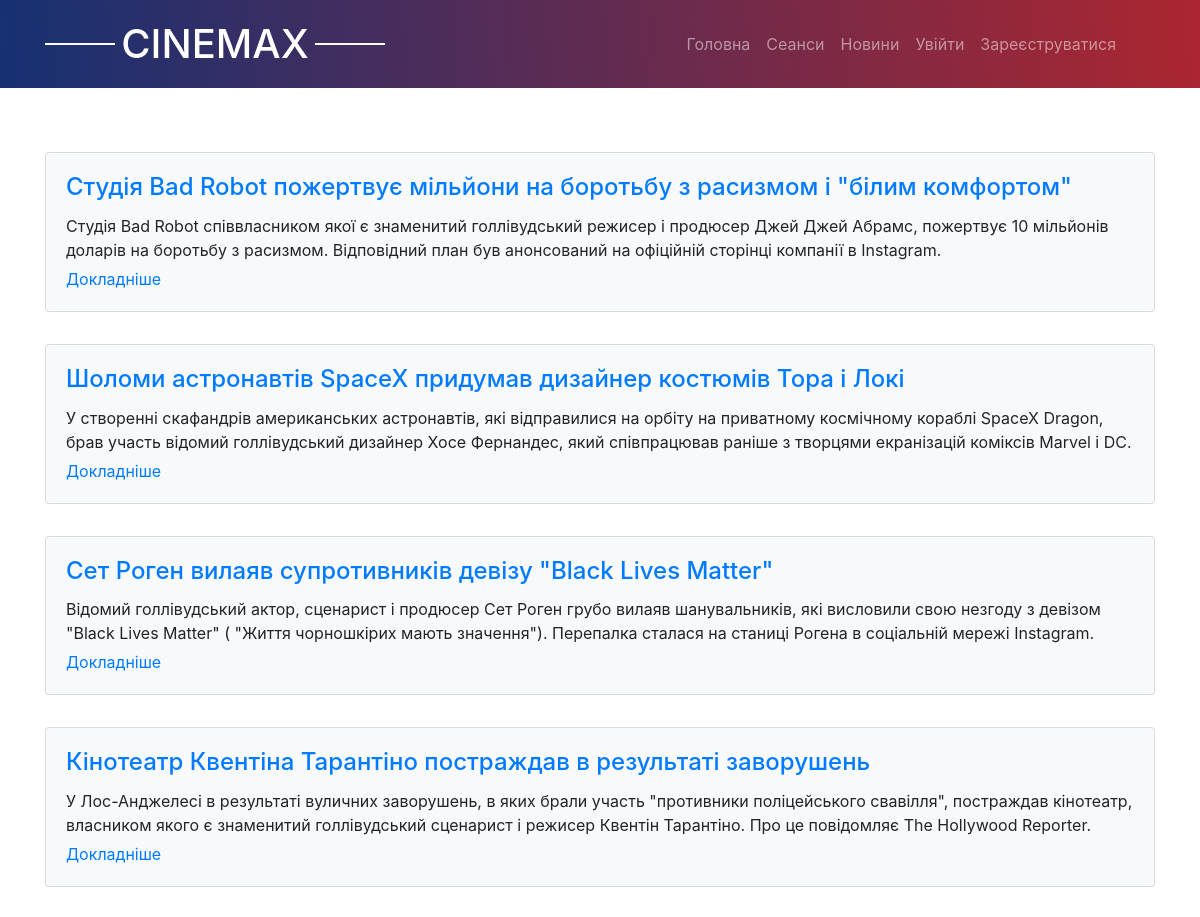
Before: /news/ (upper part) with the older database file.
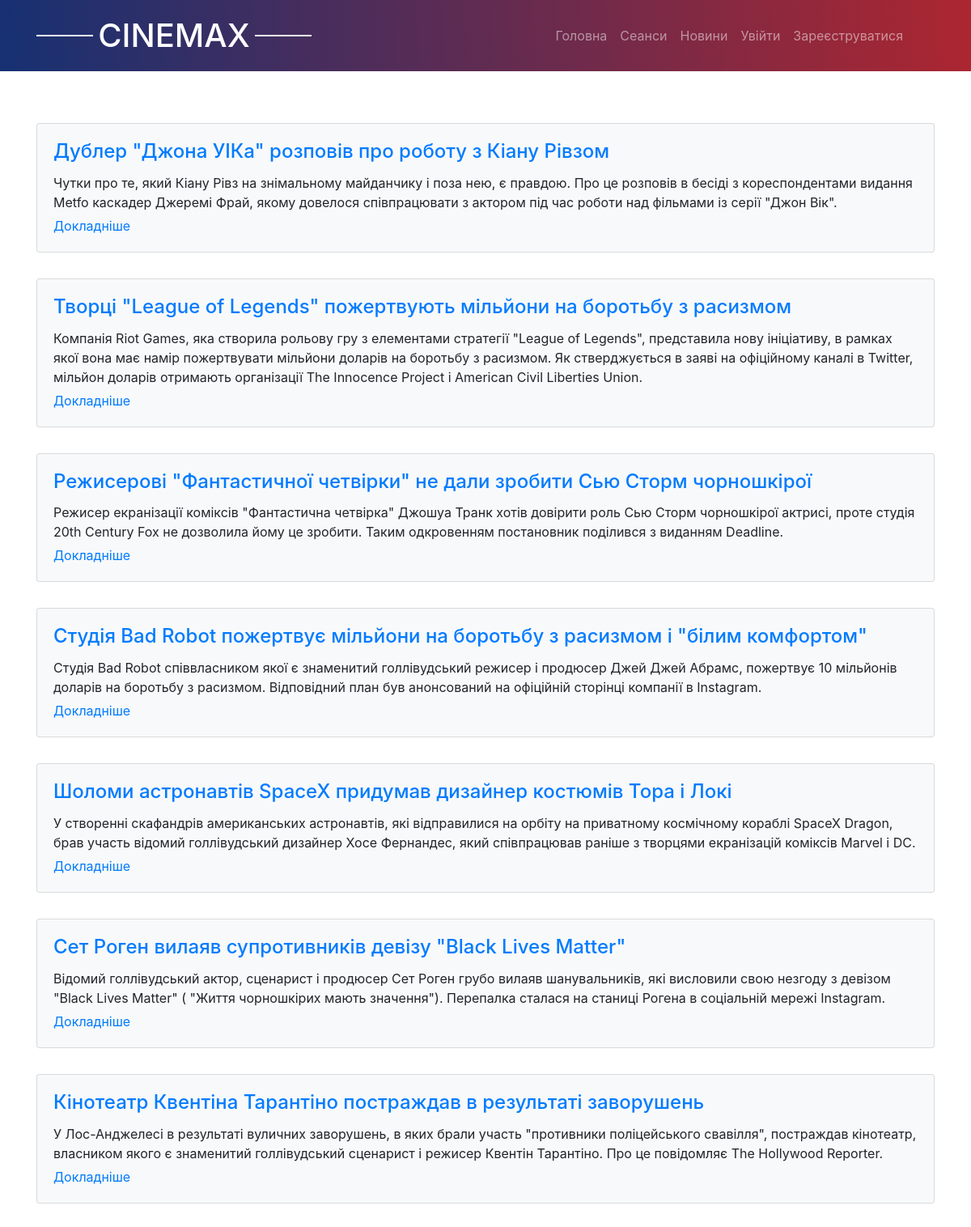
After: the same page with the newer database file.
### news/models.py (models this page shows, shortened)
class TimeStampMixin(models.Model):
    created_at = models.DateTimeField(auto_now_add=True, null=True)
    updated_at = models.DateTimeField(auto_now=True, null=True)
    class Meta:
        abstract = True

class ParseMovieInfo(TimeStampMixin, models.Model):
    title = models.CharField(max_length = 300)
    date = models.CharField(max_length = 50)
    short_describe = models.TextField()
    full_describe = models.TextField()
    liked = models.ManyToManyField(User, default = None, blank = True, related_name = 'liked')
    dislike = models.ManyToManyField(User, default = None, blank = True, related_name = 'dislike')
    url = models.SlugField(max_length = 300)

### news/views.py (the view)
# urls.py: path('', news_views.MovieNewsList.as_view(), name='movie_news'),
class MovieNewsList(View): #### парсить дание в когда час будет 13:00 или вроде того, идет проверка если интервал времени входит в 13:00 до 14:00 до парсит дание только один раз, нужно сделать доп. проверку
    def get(self, request):
        news_list = ParseMovieInfo.objects.order_by('-id').all()
        context = {
            'news_list': news_list,
        }
        return render(request, 'news_template/news.html', context)

### templates/news_template/news.html (shortened to what this page needs)
{% extends "base.html" %}
{% load static %}
{% block content %}
    <div class="container mt-5">
        {% for news in news_list %}
        <div class="card  bg-light mb-3 d-inline-block mt-3">
            <div class="card-body">
              <div class="card-title d-flex justify-content-between">
                <h4 class="title">
                  <a class="" href="{% url 'news:news_detail' news.url %}">{{ news.title }}</a>
                </h4>
              </div>
              <p class="card-text">
                {{ news.short_describe }}
              </p>
              <a href="{% url 'news:news_detail' news.url %}" class="card-link ">Докладніше</a> <br>
            </div>
          </div>
        {% endfor %}
    </div>
{% endblock  %}

Changed rows visible on the page:
added ParseMovieInfo: title "Дублер \"Джона УІКа\" розповів про роботу з Кіану Рівзом", short_describe "Чутки про те, який Кіану Рівз на знімальному майданчику і поза нею, є правдою. Про це розповів в бесіді з кореспондентами видання Metfo каскадер Джеремі Фрай, якому довелося співпрацювати з актором під час роботи над фільмами із серії \"Джон Вік\"."
added ParseMovieInfo: title "Творці \"League of Legends\" пожертвують мільйони на боротьбу з расизмом", short_describe "Компанія Riot Games, яка створила рольову гру з елементами стратегії \"League of Legends\", представила нову ініціативу, в рамках якої вона має намір пожертвувати мільйони доларів на боротьбу з расизмом. Як стверджується в заяві на офіційному каналі в Twitter, мільйон доларів отримають організації The Innocence Project і American Civil Liberties Union."
added ParseMovieInfo: title "Режисерові \"Фантастичної четвірки\" не дали зробити Сью Сторм чорношкірої", short_describe "Режисер екранізації коміксів \"Фантастична четвірка\" Джошуа Транк хотів довірити роль Сью Сторм чорношкірої актрисі, проте студія 20th Century Fox не дозволила йому це зробити. Таким одкровенням постановник поділився з виданням Deadline."
